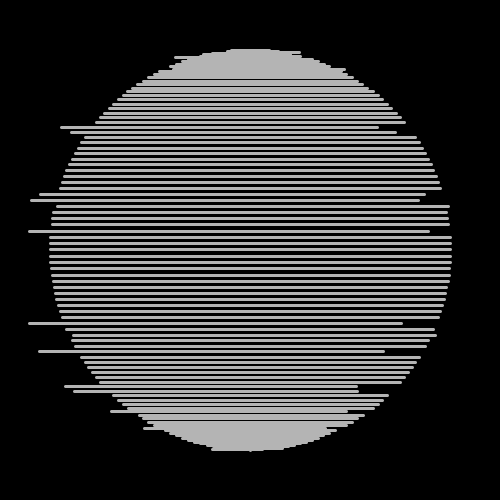
Frame 1 (no input)
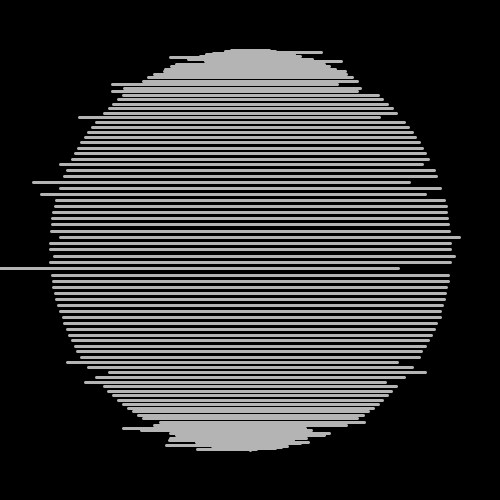
Frame 60 (the mouse pressed at the canvas centre just before this capture)
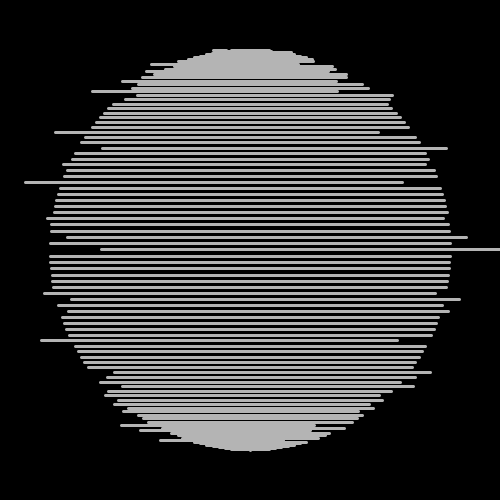
Frame 120 (the mouse held since frame 60 and released just before this capture)

The Processing sketch that drew these frames (run headless with seeded random() and noise(); from frame 60 on, the mouse is pressed at the canvas centre):

// Processing sketch: sketch_010
// ── sketch_010.pde
int n=100,radius; //n:何枚にスライスするか
float x[]=new float[n],y[]=new float[n],seed[]=new float[n];
void setup(){
  size(500,500);
  colorMode(HSB,360,255,255);
  smooth();
  strokeWeight(3);
  radius=width/2-50;
  for(int i=0;i<n;i++){
   seed[i]=random(0,10000);
   y[i]=radius*sin(radians(180.0/n*i)+PI/2);
   x[i]=radius*cos(radians(180.0/n*i)+PI/2);
  }
}

void draw(){
  background(0);
  translate(width/2,height/2);
  stroke(255);
  for(int i=0;i<n;i++){
   float xdiff=noise(seed[i]);
   if(xdiff>0.65)xdiff=map(xdiff,0.65,1,0,100);
   else if(xdiff<0.35)xdiff=map(xdiff,0.35,0,0,-100);
   line(x[i]+xdiff,y[i],-x[i]+xdiff,y[i]);
   seed[i]+=0.01;
  }
  
}
